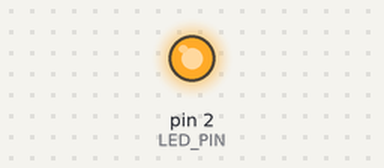
This sketch was run on a simulated Arduino Uno, built with avr-gcc and run on an emulated ATmega328P. Parts: output pins drawn as LEDs (lit = HIGH).

Above: at 0.5 s.
At 21.3 s:
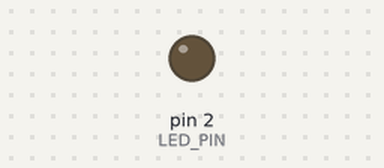
Timing chart, 0 to 25.7 s (numbered marks = the images above):
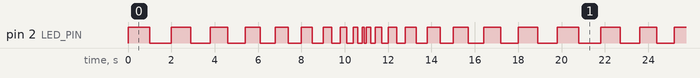

Measured:
- by itself, pin 2 (LED_PIN): moves between LOW and HIGH, repeating every 19.8 s
- by itself, everything shown: repeats every 19.8 s, in 36 steps

The sketch:

Practica_de_led_parpadeante_2.ino
```cpp
#define LED_PIN 2  // Define el pin donde está conectado el LED (puedes cambiarlo si usas otro pin)

int delayTime = 1000;  // Tiempo inicial de espera (1 segundo)
bool decreasing = true; // Controla si el tiempo de delay debe decrecer o aumentar

void setup() {
  // Configura el pin como salida
  pinMode(LED_PIN, OUTPUT);
}

void loop() {
  // Enciende el LED
  digitalWrite(LED_PIN, HIGH);
  delay(delayTime);  // Espera según el tiempo actual

  // Apaga el LED
  digitalWrite(LED_PIN, LOW);
  delay(delayTime);  // Espera según el tiempo actual

  // Cambia el ritmo de parpadeo
  if (decreasing) {
    delayTime -= 100;  // Reduce el tiempo de delay (parpadeo más rápido)
    if (delayTime <= 100) {
      decreasing = false; // Cuando llega a 100ms, empieza a aumentar el tiempo
    }
  } else {
    delayTime += 100;  // Aumenta el tiempo de delay (parpadeo más lento)
    if (delayTime >= 1000) {
      decreasing = true; // Cuando llega a 1000ms, empieza a disminuir el tiempo
    }
  }
}
```
